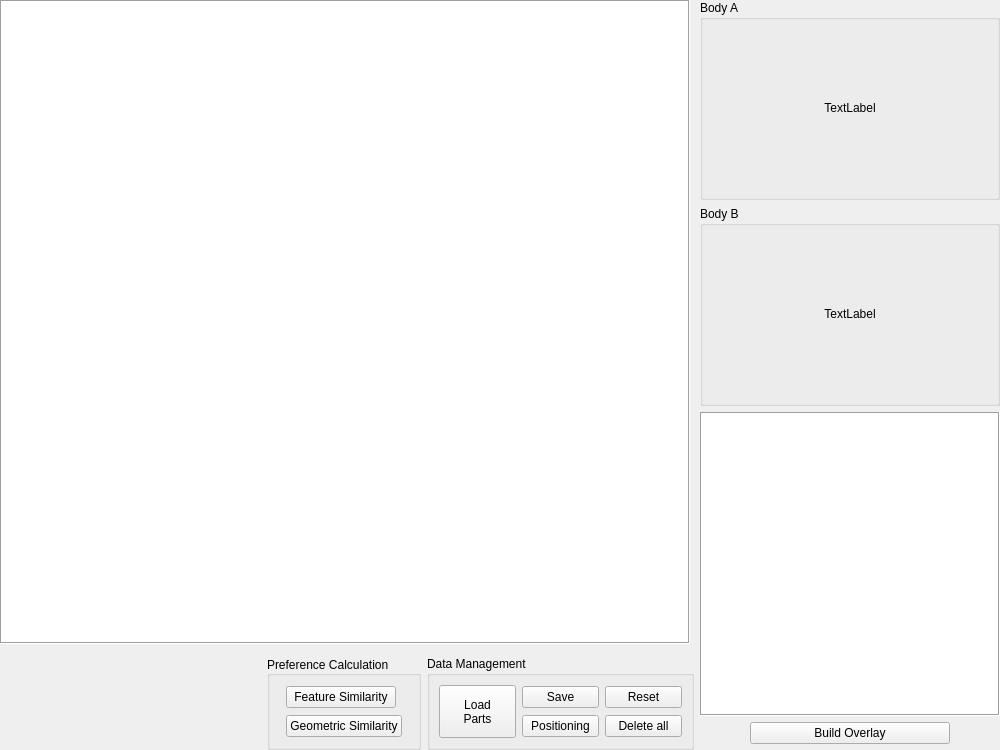
<?xml version="1.0" encoding="UTF-8"?>
<ui version="4.0">
 <class>PartPairForm</class>
 <widget class="QWidget" name="PartPairForm">
  <property name="geometry">
   <rect>
    <x>0</x>
    <y>0</y>
    <width>1000</width>
    <height>750</height>
   </rect>
  </property>
  <property name="sizePolicy">
   <sizepolicy hsizetype="MinimumExpanding" vsizetype="MinimumExpanding">
    <horstretch>0</horstretch>
    <verstretch>0</verstretch>
   </sizepolicy>
  </property>
  <property name="minimumSize">
   <size>
    <width>1000</width>
    <height>750</height>
   </size>
  </property>
  <property name="windowTitle">
   <string>Form</string>
  </property>
  <layout class="QGridLayout" name="gridLayout">
   <property name="leftMargin">
    <number>0</number>
   </property>
   <property name="topMargin">
    <number>0</number>
   </property>
   <property name="rightMargin">
    <number>0</number>
   </property>
   <property name="bottomMargin">
    <number>0</number>
   </property>
   <property name="spacing">
    <number>0</number>
   </property>
   <item row="0" column="0">
    <layout class="QHBoxLayout" name="horizontalLayout">
     <property name="spacing">
      <number>6</number>
     </property>
     <item>
      <layout class="QVBoxLayout" name="verticalLayout_2">
       <property name="spacing">
        <number>3</number>
       </property>
       <property name="sizeConstraint">
        <enum>QLayout::SetMinimumSize</enum>
       </property>
       <property name="leftMargin">
        <number>0</number>
       </property>
       <item>
        <widget class="QTableView" name="partPairs_tableView">
         <property name="sizePolicy">
          <sizepolicy hsizetype="Fixed" vsizetype="MinimumExpanding">
           <horstretch>0</horstretch>
           <verstretch>0</verstretch>
          </sizepolicy>
         </property>
         <property name="minimumSize">
          <size>
           <width>690</width>
           <height>640</height>
          </size>
         </property>
         <property name="frameShape">
          <enum>QFrame::Box</enum>
         </property>
         <property name="frameShadow">
          <enum>QFrame::Sunken</enum>
         </property>
         <property name="sizeAdjustPolicy">
          <enum>QAbstractScrollArea::AdjustToContents</enum>
         </property>
         <property name="dragDropMode">
          <enum>QAbstractItemView::DragDrop</enum>
         </property>
         <property name="showGrid">
          <bool>false</bool>
         </property>
         <property name="wordWrap">
          <bool>false</bool>
         </property>
         <property name="cornerButtonEnabled">
          <bool>false</bool>
         </property>
         <attribute name="horizontalHeaderStretchLastSection">
          <bool>true</bool>
         </attribute>
        </widget>
       </item>
       <item>
        <widget class="QFrame" name="gridFrame">
         <property name="sizePolicy">
          <sizepolicy hsizetype="Preferred" vsizetype="Fixed">
           <horstretch>0</horstretch>
           <verstretch>0</verstretch>
          </sizepolicy>
         </property>
         <property name="minimumSize">
          <size>
           <width>0</width>
           <height>100</height>
          </size>
         </property>
         <layout class="QHBoxLayout" name="horizontalLayout_2">
          <property name="leftMargin">
           <number>0</number>
          </property>
          <property name="topMargin">
           <number>9</number>
          </property>
          <property name="rightMargin">
           <number>0</number>
          </property>
          <property name="bottomMargin">
           <number>0</number>
          </property>
          <item>
           <spacer name="horizontalSpacer">
            <property name="orientation">
             <enum>Qt::Horizontal</enum>
            </property>
            <property name="sizeType">
             <enum>QSizePolicy::Fixed</enum>
            </property>
            <property name="sizeHint" stdset="0">
             <size>
              <width>300</width>
              <height>20</height>
             </size>
            </property>
           </spacer>
          </item>
          <item>
           <widget class="QGroupBox" name="groupBox">
            <property name="sizePolicy">
             <sizepolicy hsizetype="Preferred" vsizetype="Preferred">
              <horstretch>0</horstretch>
              <verstretch>0</verstretch>
             </sizepolicy>
            </property>
            <property name="title">
             <string>Preference Calculation </string>
            </property>
            <property name="alignment">
             <set>Qt::AlignLeading|Qt::AlignLeft|Qt::AlignVCenter</set>
            </property>
            <property name="flat">
             <bool>false</bool>
            </property>
            <property name="checkable">
             <bool>false</bool>
            </property>
            <layout class="QGridLayout" name="gridLayout_2">
             <item row="2" column="0">
              <widget class="QPushButton" name="pushButton_geometricSimilarity">
               <property name="minimumSize">
                <size>
                 <width>110</width>
                 <height>0</height>
                </size>
               </property>
               <property name="text">
                <string>Geometric Similarity</string>
               </property>
              </widget>
             </item>
             <item row="1" column="0">
              <widget class="QPushButton" name="pushButton_featureSimilarity">
               <property name="sizePolicy">
                <sizepolicy hsizetype="Fixed" vsizetype="Fixed">
                 <horstretch>0</horstretch>
                 <verstretch>0</verstretch>
                </sizepolicy>
               </property>
               <property name="minimumSize">
                <size>
                 <width>110</width>
                 <height>0</height>
                </size>
               </property>
               <property name="text">
                <string>Feature Similarity</string>
               </property>
              </widget>
             </item>
            </layout>
           </widget>
          </item>
          <item>
           <widget class="QGroupBox" name="groupBox_2">
            <property name="title">
             <string>Data Management</string>
            </property>
            <layout class="QGridLayout" name="gridLayout_3">
             <property name="rightMargin">
              <number>9</number>
             </property>
             <item row="2" column="2">
              <widget class="QPushButton" name="pushButton_positioning">
               <property name="text">
                <string>Positioning</string>
               </property>
              </widget>
             </item>
             <item row="2" column="4">
              <widget class="QPushButton" name="pushButton_deleteAll">
               <property name="text">
                <string>Delete all</string>
               </property>
              </widget>
             </item>
             <item row="1" column="0" rowspan="2">
              <widget class="QPushButton" name="pushButton_load">
               <property name="sizePolicy">
                <sizepolicy hsizetype="Fixed" vsizetype="Fixed">
                 <horstretch>0</horstretch>
                 <verstretch>0</verstretch>
                </sizepolicy>
               </property>
               <property name="minimumSize">
                <size>
                 <width>0</width>
                 <height>53</height>
                </size>
               </property>
               <property name="text">
                <string>Load
Parts</string>
               </property>
              </widget>
             </item>
             <item row="1" column="2">
              <widget class="QPushButton" name="pushButton_save">
               <property name="sizePolicy">
                <sizepolicy hsizetype="Fixed" vsizetype="Fixed">
                 <horstretch>0</horstretch>
                 <verstretch>0</verstretch>
                </sizepolicy>
               </property>
               <property name="text">
                <string>Save</string>
               </property>
              </widget>
             </item>
             <item row="1" column="4">
              <widget class="QPushButton" name="pushButton_reset">
               <property name="text">
                <string>Reset</string>
               </property>
              </widget>
             </item>
            </layout>
           </widget>
          </item>
         </layout>
        </widget>
       </item>
      </layout>
     </item>
     <item>
      <layout class="QVBoxLayout" name="verticalLayout" stretch="0,0,0,0">
       <property name="spacing">
        <number>6</number>
       </property>
       <property name="sizeConstraint">
        <enum>QLayout::SetMinimumSize</enum>
       </property>
       <property name="bottomMargin">
        <number>6</number>
       </property>
       <item>
        <widget class="QGroupBox" name="groupBox_3">
         <property name="sizePolicy">
          <sizepolicy hsizetype="Minimum" vsizetype="Preferred">
           <horstretch>0</horstretch>
           <verstretch>0</verstretch>
          </sizepolicy>
         </property>
         <property name="minimumSize">
          <size>
           <width>200</width>
           <height>200</height>
          </size>
         </property>
         <property name="title">
          <string>Body A</string>
         </property>
         <layout class="QGridLayout" name="gridLayout_4">
          <property name="leftMargin">
           <number>0</number>
          </property>
          <property name="topMargin">
           <number>0</number>
          </property>
          <property name="rightMargin">
           <number>0</number>
          </property>
          <property name="bottomMargin">
           <number>0</number>
          </property>
          <property name="spacing">
           <number>0</number>
          </property>
          <item row="0" column="0" alignment="Qt::AlignHCenter|Qt::AlignVCenter">
           <widget class="QLabel" name="label_BodyA">
            <property name="sizePolicy">
             <sizepolicy hsizetype="Fixed" vsizetype="Fixed">
              <horstretch>0</horstretch>
              <verstretch>0</verstretch>
             </sizepolicy>
            </property>
            <property name="minimumSize">
             <size>
              <width>170</width>
              <height>170</height>
             </size>
            </property>
            <property name="text">
             <string>TextLabel</string>
            </property>
            <property name="alignment">
             <set>Qt::AlignCenter</set>
            </property>
           </widget>
          </item>
         </layout>
        </widget>
       </item>
       <item>
        <widget class="QGroupBox" name="groupBox_4">
         <property name="minimumSize">
          <size>
           <width>200</width>
           <height>200</height>
          </size>
         </property>
         <property name="title">
          <string>Body B</string>
         </property>
         <layout class="QGridLayout" name="gridLayout_5">
          <property name="leftMargin">
           <number>0</number>
          </property>
          <property name="topMargin">
           <number>0</number>
          </property>
          <property name="rightMargin">
           <number>0</number>
          </property>
          <property name="bottomMargin">
           <number>0</number>
          </property>
          <property name="spacing">
           <number>0</number>
          </property>
          <item row="0" column="0" alignment="Qt::AlignHCenter|Qt::AlignVCenter">
           <widget class="QLabel" name="label_BodyB">
            <property name="sizePolicy">
             <sizepolicy hsizetype="Fixed" vsizetype="Fixed">
              <horstretch>0</horstretch>
              <verstretch>0</verstretch>
             </sizepolicy>
            </property>
            <property name="minimumSize">
             <size>
              <width>170</width>
              <height>170</height>
             </size>
            </property>
            <property name="text">
             <string>TextLabel</string>
            </property>
            <property name="alignment">
             <set>Qt::AlignCenter</set>
            </property>
           </widget>
          </item>
         </layout>
        </widget>
       </item>
       <item>
        <widget class="QTableView" name="pairProperties_tableView">
         <property name="sizePolicy">
          <sizepolicy hsizetype="MinimumExpanding" vsizetype="Expanding">
           <horstretch>0</horstretch>
           <verstretch>0</verstretch>
          </sizepolicy>
         </property>
         <property name="minimumSize">
          <size>
           <width>300</width>
           <height>0</height>
          </size>
         </property>
         <property name="frameShape">
          <enum>QFrame::Box</enum>
         </property>
         <attribute name="horizontalHeaderShowSortIndicator" stdset="0">
          <bool>true</bool>
         </attribute>
        </widget>
       </item>
       <item alignment="Qt::AlignHCenter|Qt::AlignVCenter">
        <widget class="QPushButton" name="pushButton_Overlay">
         <property name="sizePolicy">
          <sizepolicy hsizetype="Fixed" vsizetype="Fixed">
           <horstretch>0</horstretch>
           <verstretch>0</verstretch>
          </sizepolicy>
         </property>
         <property name="minimumSize">
          <size>
           <width>200</width>
           <height>0</height>
          </size>
         </property>
         <property name="maximumSize">
          <size>
           <width>200</width>
           <height>16777215</height>
          </size>
         </property>
         <property name="text">
          <string>Build Overlay</string>
         </property>
        </widget>
       </item>
      </layout>
     </item>
    </layout>
   </item>
  </layout>
 </widget>
 <resources/>
 <connections/>
</ui>
